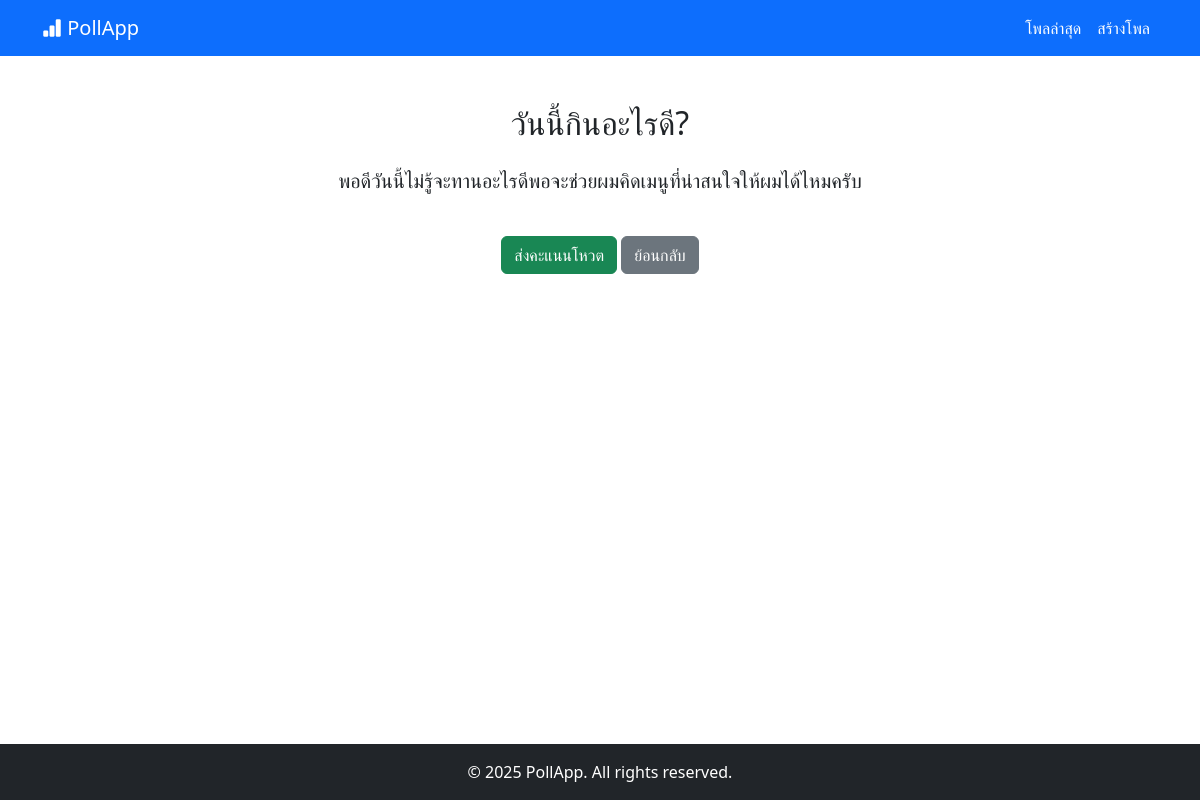
Page /vote/4/ on the committed database.
### myapp/models.py (models this page shows, shortened)
class Poll(models.Model):
    title = models.CharField(max_length=200, default='Untitled Poll')
    question = models.CharField(max_length=200)
    created_at = models.DateTimeField(auto_now_add=True)

### myapp/views.py (the view, shortened to what this page needs)
# urls.py: path('vote/<int:poll_id>/', views.vote_poll, name='vote_poll'),
def vote_poll(request, poll_id):
    poll = get_object_or_404(Poll, id=poll_id)
    return render(request, "vote.html", {"poll": poll})

### myapp/templates/vote.html (shortened to what this page needs)
{% extends "base.html" %}
{% block content %}
<div class="container my-5">
  <h2 class="mb-4 text-center">{{ poll.title }}</h2>
  <p class="lead text-center">{{ poll.question }}</p>
  <form method="post">
    <div class="mt-4 text-center">
      <button type="submit" class="btn btn-success">ส่งคะแนนโหวต</button>
      <a href="/" class="btn btn-secondary">ย้อนกลับ</a>
    </div>
  </form>
</div>
{% endblock %}

### rows in the picture
Poll: title "วันนี้กินอะไรดี?", question "พอดีวันนี้ไม่รู้จะทานอะไรดีพอจะช่วยผมคิดเมนูที่น่าสนใจให้ผมได้ไหมครับ"
